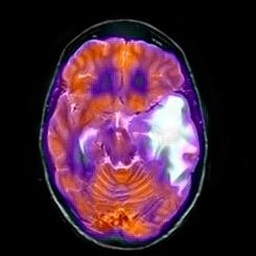
%> input picture fusionRGB4.jpg, 256 x 256 px
$ octave main_testRGB.m   (GNU Octave 9; MATLAB toolbox functions it lacks are replaced by stand-ins)
%> lines starting %> are read from the running program, lines starting %| are printed output that depends on the picture
### hash/HashFunction3.m
function h = HashFunction3(inp,meth)
%HASH-使用以下任意函数将输入变量转换为消息摘要
%几种常见的哈希算法
%用法：h=散列（inp，'meth'）
%inp=输入变量，属于以下任何类别：
%字符，uint8，逻辑，双精度，单精度，int8，uint9，
%int16、uint16、int32、uint32、int64、uint64
%h=哈希摘要输出，以十六进制表示
%meth=哈希算法，它是以下之一：
%MD2、MD5、SHA-1、SHA-256、SHA-384或SHA-512
% NOTES: (1) If the input is a string or uint8 variable, it is hashed
%            as usual for a byte stream. Other classes are converted into
%            their byte-stream values. In other words, the hash of the
%            following will be identical:
%                     'abc'
%                     uint8('abc')
%                     char([97 98 99])
%            The hash of the follwing will be different from the above,
%            because class "double" uses eight byte elements:
%                     double('abc')
%                     [97 98 99]
%            You can avoid this issue by making sure that your inputs
%            are strings or uint8 arrays.
%        (2) The name of the hash algorithm may be specified in lowercase
%            and/or without the hyphen, if desired. For example,
%            h=hash('my text to hash','sha256');
%        (3) Carefully tested, but no warranty. Use at your own risk.
%        (4) Michael Kleder, Nov 2005
%
% EXAMPLE:
%
% algs={'MD2','MD5','SHA-1','SHA-256','SHA-384','SHA-512'};
% for n=1:6
%     h=hash('my sample text',algs{n});
%     disp([algs{n} ' (' num2str(length(h)*4) ' bits):'])
%     disp(h)
% end

inp=inp(:);
% convert strings and logicals into uint8 format
if ischar(inp) || islogical(inp)
    inp=uint8(inp);
else % convert everything else into uint8 format without loss of data
    inp=typecast(inp,'uint8');
end

% verify hash method, with some syntactical forgiveness:
meth=upper(meth);
switch meth
    case 'SHA1'
        meth='SHA-1';
    case 'SHA256'
        meth='SHA-256';
    case 'SHA384'
        meth='SHA-384';
    case 'SHA512'
        meth='SHA-512';
    otherwise
end
algs={'MD2','MD5','SHA-1','SHA-256','SHA-384','SHA-512'};
if isempty(strmatch(meth,algs,'exact'))
    error(['Hash algorithm must be ' ...
        'MD2, MD5, SHA-1, SHA-256, SHA-384, or SHA-512']);
end

% create hash
x=java.security.MessageDigest.getInstance(meth);
x.update(inp);
h=typecast(x.digest,'uint8');
h=dec2hex(h)';
if(size(h,1))==1 % remote possibility: all hash bytes < 128, so pad:
    h=[repmat('0',[1 size(h,2)]);h];
end
h=lower(h(:)');
clear x
return

### main_testRGB.m
%% paper7论文加密认证流程
clear;
clc;
close all;

addpath hash;
addpath pingjia;

%% 输入明文医学图像
I1=imread('fusionRGB4.jpg'); %036_512.jpg
%> I1 is the input picture: size 256x256x3 uint8; mean R, G, B 69.6, 37.8, 56.8

[M,N,r]=size(I1);
%> M = 256; N = 256; r = 3
figure;
imshow(I1);
R1=I1(:,:,1);
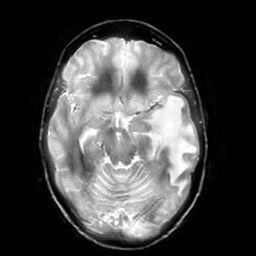
%> R1: size 256x256 uint8; min 0, max 255, mean 69.6
G1=I1(:,:,2);
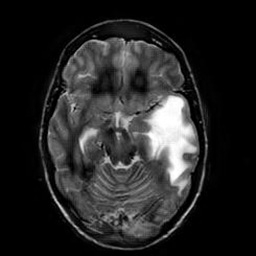
%> G1: size 256x256 uint8; min 0, max 255, mean 37.8
B1=I1(:,:,3);
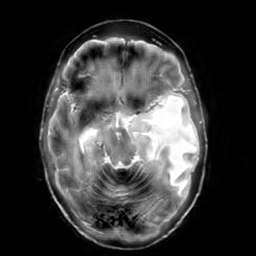
%> B1: size 256x256 uint8; min 0, max 255, mean 56.8
K1=HashFunction3(R1,'SHA-256');%
%> the run ends on the next line

$ run again, with fusionRGB1.jpg copied over fusionRGB4.jpg
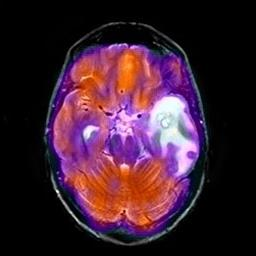
%> input picture fusionRGB1.jpg, 256 x 256 px
%> I1 is the input picture: size 256x256x3 uint8; mean R, G, B 61.9, 32.3, 48.5
%> `R1=I1(:,:,1);`:
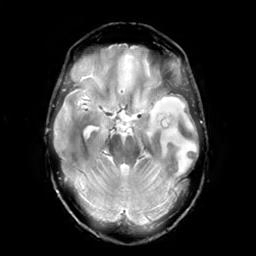
%> R1: size 256x256 uint8; min 0, max 255, mean 61.9
%> `B1=I1(:,:,3);`:
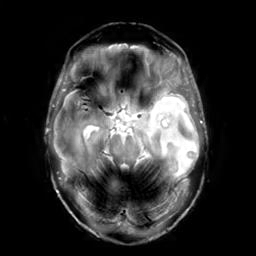
%> B1: size 256x256 uint8; min 0, max 255, mean 48.5

$ run again, with fusionRGB2.jpg copied over fusionRGB4.jpg
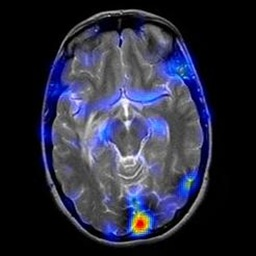
%> input picture fusionRGB2.jpg, 256 x 256 px
%> I1 is the input picture: size 256x256x3 uint8; mean R, G, B 41.5, 43, 60.8
%> `G1=I1(:,:,2);`:
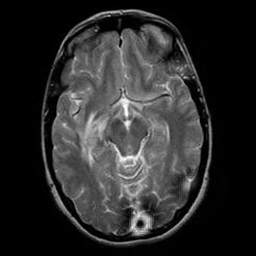
%> G1: size 256x256 uint8; min 0, max 255, mean 43
%> `B1=I1(:,:,3);`:
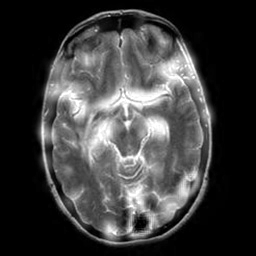
%> B1: size 256x256 uint8; min 0, max 255, mean 60.8

$ run again, with fusionRGB3.jpg copied over fusionRGB4.jpg
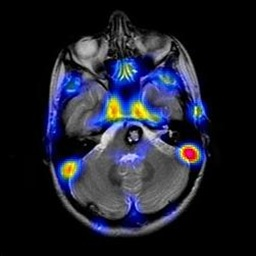
%> input picture fusionRGB3.jpg, 256 x 256 px
%> I1 is the input picture: size 256x256x3 uint8; mean R, G, B 30.1, 32.2, 45.3
%> `G1=I1(:,:,2);`:
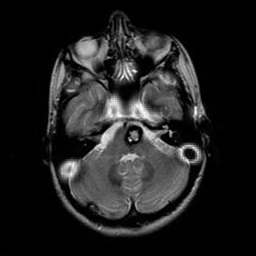
%> G1: size 256x256 uint8; min 0, max 255, mean 32.2
%> `B1=I1(:,:,3);`:
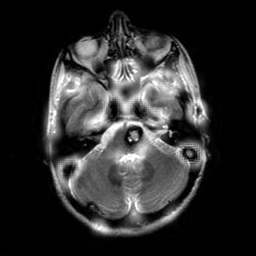
%> B1: size 256x256 uint8; min 0, max 255, mean 45.3
